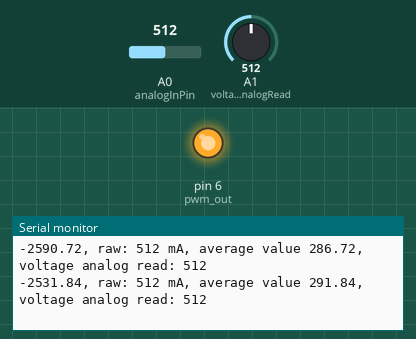
This sketch was run on a simulated Arduino Uno, built with avr-gcc and run on an emulated ATmega328P. Shown: output pins drawn as LEDs (lit = HIGH), the last lines printed to the serial monitor. Inputs (shaded band) come from the test bench; at power-on: A1 (voltageSensorAnalogRead) = 512, A0 (analogInPin) = 512.

Above: at 5.3 s.
5.4 s: A1 (voltageSensorAnalogRead) set to 106
At 5.45 s:
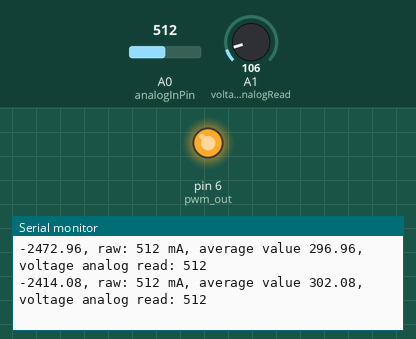
8.4 s: A1 (voltageSensorAnalogRead) set to 93
At 8.41 s:
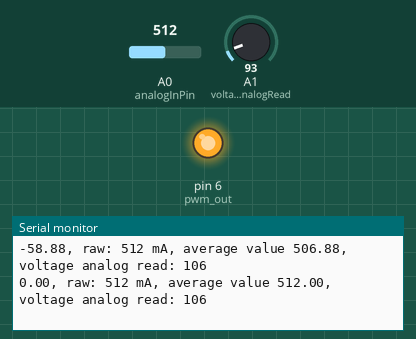
Timing chart, 0 to 11.4 s (numbered marks = the images above; inputs shaded):
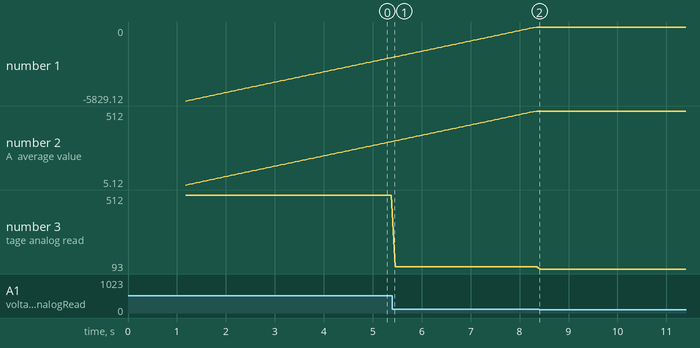

Measured:
- plotted number 3: 106 → 93 after the input at 8.4 s

The sketch:

ammeter.ino
```cpp
const int voltageSensorAnalogRead = A1;
const int analogInPin = A0;
const int pwm_out = 6;

//const int avgSamples = 10;
#define numReadings 100         //max = 63, see below
#define delayT 3

int16_t sensorValue = 0; //int16_t
float avg_reading = 0;

int16_t readings[numReadings];  //int16_t    // the readings from the analog input, 10 bits reading (max=1024) so 16 bits needed instead of 8; always positive so u
byte readIndex = 0;           //uint8_t   // the index of the current reading, 8 bits as its not a high number, always positive so u (unsigned)
float total = 0;                 //the running total

float sensor_value_zero_load = 517.81;
float sensitivity = 11.5;  //13.42;

void setup() {
  Serial.begin(9600);
  analogWrite(pwm_out, 255);
  ///////////////////CALIBRATION\\\\\\\\\\\\\\\\\\\\ DO NOT CONNECT LOAD

  ///discard first few
  Serial.print("Calibrating... discarding first values");
  for (int i = 0; i < 2*numReadings; i++)
  {
    analogRead(analogInPin);
    delay(delayT);
  }

  //start actual calibrating
  for (int i = 0; i < numReadings; i++)
  {
    sensorValue = analogRead(analogInPin);
    total += sensorValue;
    Serial.println(sensorValue);
    delay(delayT);
  }
  sensor_value_zero_load = total / numReadings;
  Serial.print("Done calibrating, Zero value:");
  Serial.print(sensor_value_zero_load);
  Serial.print("\n");
  total = 0;
  //////////////////////////////////////////////

}

void loop() {
    sensorValue = analogRead(analogInPin);   // This is the raw sensor value, not very useful without some calculations
    //10 bits: max 1024 --> max(total) = 1024*numReadings=40 000


    /////////////////FILTER\\\\\\\\\\\\\\\\\\
    //remove oldest reading, add the new reading to the total:
    total = total +  sensorValue  -  readings[readIndex];
    readings[readIndex] = sensorValue;

    readIndex++;
    if (readIndex >= numReadings) {
      readIndex = 0;
    }
    avg_reading = total / numReadings;
    ////////////////////////////////////////

    ////calc current
    float current = (avg_reading - sensor_value_zero_load) *sensitivity; //in mA          //calibrate sensitivity


    Serial.print(current);
  //  Serial.print("mA, index: ");
   // Serial.print(readIndex);
    Serial.print(", raw: ");
    Serial.print(sensorValue);
   // Serial.print(", all: ");
  //  Serial.print(readings[0]);
   // Serial.print(readings[1]);
   // Serial.print(", total: ");
  //  Serial.print(total);
    Serial.print(" mA, average value ");
    Serial.print(avg_reading);
    Serial.print(", voltage analog read: ");
    Serial.print(analogRead(voltageSensorAnalogRead));
    Serial.print("\n");
    delay(delayT);
}
```
